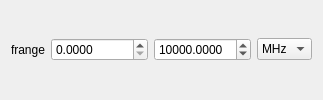
                                   <widget class="QWidget" name="widget_26" native="true">
                                    <layout class="QGridLayout" name="gridLayout_32">
                                     <item row="0" column="3">
                                      <widget class="QComboBox" name="cb_Frange_Unit">
                                       <item>
                                        <property name="text">
                                         <string>MHz</string>
                                        </property>
                                       </item>
                                       <item>
                                        <property name="text">
                                         <string>GHz</string>
                                        </property>
                                       </item>
                                      </widget>
                                     </item>
                                     <item row="0" column="2">
                                      <widget class="QDoubleSpinBox" name="dsb_Frange_Max">
                                       <property name="decimals">
                                        <number>4</number>
                                       </property>
                                       <property name="minimum">
                                        <double>1.000000000000000</double>
                                       </property>
                                       <property name="maximum">
                                        <double>9999999.000000000000000</double>
                                       </property>
                                       <property name="value">
                                        <double>10000.000000000000000</double>
                                       </property>
                                      </widget>
                                     </item>
                                     <item row="0" column="1">
                                      <widget class="QDoubleSpinBox" name="dsb_Frange_Min">
                                       <property name="decimals">
                                        <number>4</number>
                                       </property>
                                       <property name="maximum">
                                        <double>999999.000000000000000</double>
                                       </property>
                                      </widget>
                                     </item>
                                     <item row="0" column="0">
                                      <widget class="QLabel" name="label_2">
                                       <property name="text">
                                        <string>frange</string>
                                       </property>
                                      </widget>
                                     </item>
                                    </layout>
                                   </widget>
